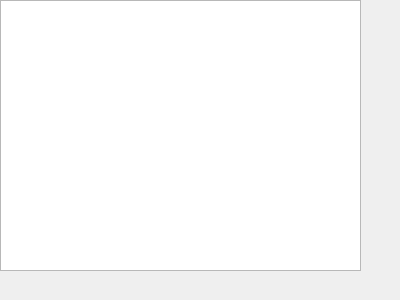
<?xml version="1.0" encoding="UTF-8"?>
<ui version="4.0">
 <class>ItemList</class>
 <widget class="QWidget" name="ItemList">
  <property name="geometry">
   <rect>
    <x>0</x>
    <y>0</y>
    <width>400</width>
    <height>300</height>
   </rect>
  </property>
  <property name="windowTitle">
   <string>Form</string>
  </property>
  <widget class="QTreeView" name="treeView">
   <property name="geometry">
    <rect>
     <x>0</x>
     <y>0</y>
     <width>361</width>
     <height>271</height>
    </rect>
   </property>
  </widget>
 </widget>
 <resources/>
 <connections/>
</ui>
